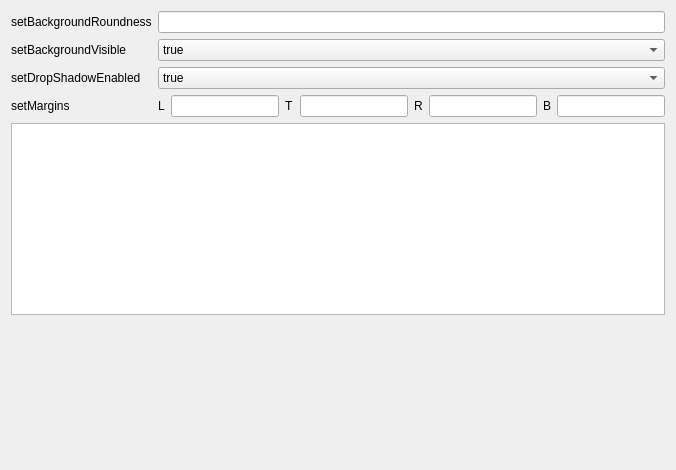
        <widget class="QWidget" name="tab_2">
         <property name="statusTip">
          <string>背景设置</string>
         </property>
         <attribute name="title">
          <string>Background</string>
         </attribute>
         <layout class="QGridLayout" name="gridLayout_2">
          <item row="3" column="2">
           <widget class="QLineEdit" name="lineEdit_5"/>
          </item>
          <item row="3" column="6">
           <widget class="QLineEdit" name="lineEdit_3"/>
          </item>
          <item row="3" column="8">
           <widget class="QLineEdit" name="lineEdit_2"/>
          </item>
          <item row="3" column="3">
           <widget class="QLabel" name="label_12">
            <property name="text">
             <string>T</string>
            </property>
           </widget>
          </item>
          <item row="3" column="0">
           <widget class="QLabel" name="label_10">
            <property name="text">
             <string>setMargins</string>
            </property>
           </widget>
          </item>
          <item row="3" column="1">
           <widget class="QLabel" name="label_11">
            <property name="text">
             <string>L</string>
            </property>
           </widget>
          </item>
          <item row="3" column="5">
           <widget class="QLabel" name="label_13">
            <property name="text">
             <string>R</string>
            </property>
           </widget>
          </item>
          <item row="3" column="4">
           <widget class="QLineEdit" name="lineEdit_4"/>
          </item>
          <item row="5" column="0" colspan="9">
           <spacer name="verticalSpacer_2">
            <property name="orientation">
             <enum>Qt::Vertical</enum>
            </property>
            <property name="sizeHint" stdset="0">
             <size>
              <width>471</width>
              <height>144</height>
             </size>
            </property>
           </spacer>
          </item>
          <item row="4" column="0" colspan="9">
           <widget class="QTextBrowser" name="textBrowser_2"/>
          </item>
          <item row="3" column="7">
           <widget class="QLabel" name="label_14">
            <property name="text">
             <string>B</string>
            </property>
           </widget>
          </item>
          <item row="2" column="0">
           <widget class="QLabel" name="label_9">
            <property name="text">
             <string>setDropShadowEnabled</string>
            </property>
           </widget>
          </item>
          <item row="1" column="0">
           <widget class="QLabel" name="label_6">
            <property name="text">
             <string>setBackgroundVisible</string>
            </property>
           </widget>
          </item>
          <item row="0" column="0">
           <widget class="QLabel" name="label_5">
            <property name="text">
             <string>setBackgroundRoundness</string>
            </property>
           </widget>
          </item>
          <item row="0" column="1" colspan="8">
           <widget class="QLineEdit" name="lineEdit"/>
          </item>
          <item row="1" column="1" colspan="8">
           <widget class="QComboBox" name="comboBox_4">
            <item>
             <property name="text">
              <string>true</string>
             </property>
            </item>
            <item>
             <property name="text">
              <string>false</string>
             </property>
            </item>
           </widget>
          </item>
          <item row="2" column="1" colspan="8">
           <widget class="QComboBox" name="comboBox_6">
            <item>
             <property name="text">
              <string>true</string>
             </property>
            </item>
            <item>
             <property name="text">
              <string>false</string>
             </property>
            </item>
           </widget>
          </item>
         </layout>
        </widget>
